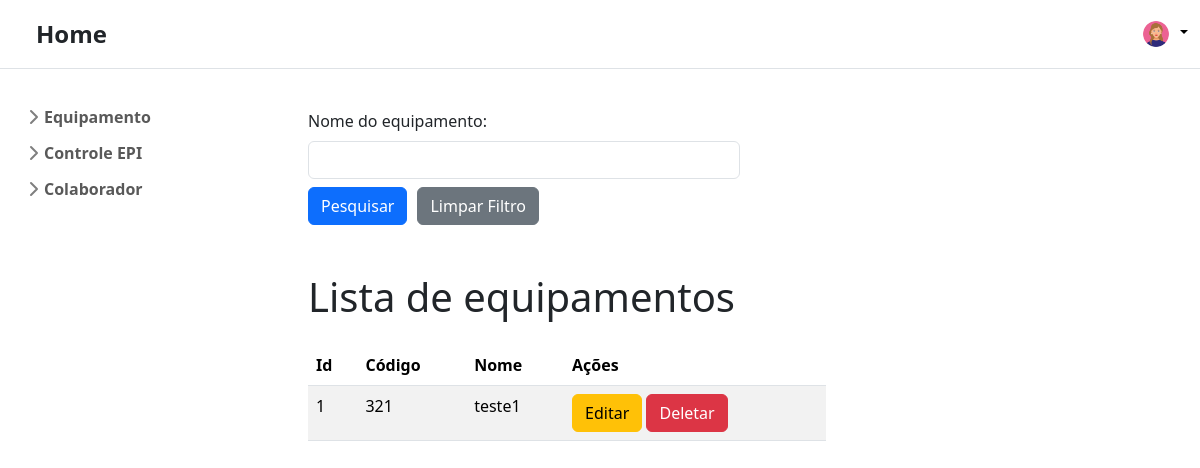
/listarEquipamento/, run on an earlier commit of the app's database.
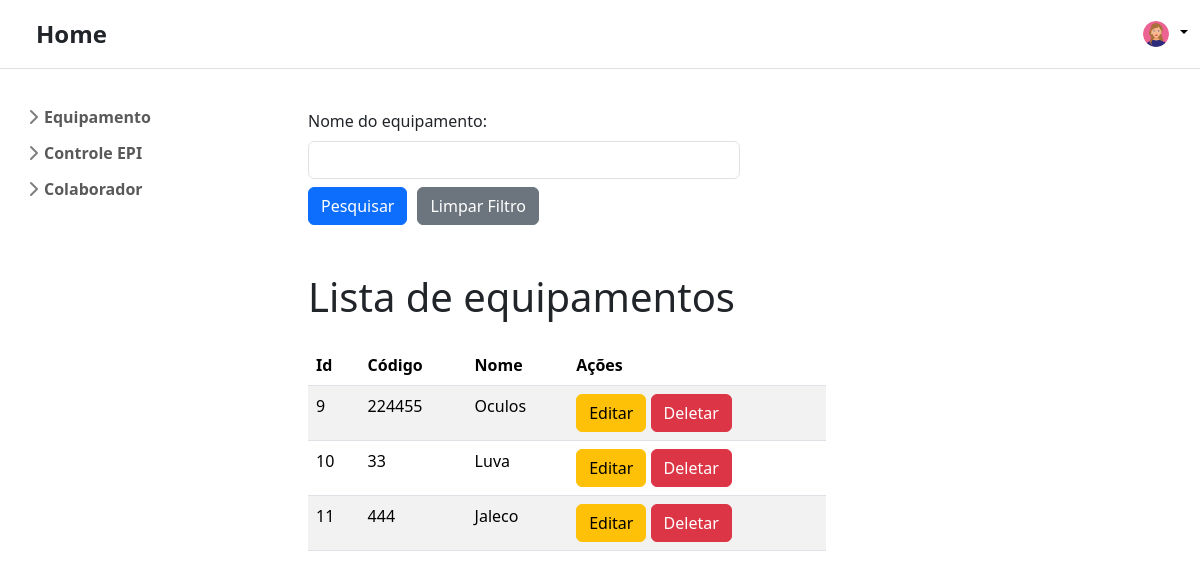
And on a later commit of the database.
### app_produtos/models.py (models this page shows, shortened)
class CadastrarEquipamento(models.Model):
    cod_equipamento = models.IntegerField()
    nome_equipamento = models.CharField(max_length=100)

### app_produtos/views.py (the view)
# urls.py: path("listarEquipamento/", views.listar_equipamento, name="listar_equipamento"),
def listar_equipamento(request):
    values = CadastrarEquipamento.objects.all()
    cod_equipamento = request.GET.get('cod_equipamento')
    nome_equipamento = request.GET.get('nome_equipamento')
    if nome_equipamento:
        values = values.filter(nome_equipamento__icontains=nome_equipamento)
    return render(request, 'app_produtos/globals/listarEquipamento.html', {
        "lista_equipamento": values,
        "nome_equipamento": nome_equipamento
    })

### app_produtos/templates/app_produtos/globals/listarEquipamento.html (shortened to what this page needs)
{% extends "app_produtos/index.html" %}
{% block content %}
<div class="container justify-content-center mt-2">
  <form action="{% url 'listar_equipamento' %}" method="get">
    <div class="form-group">
      <label class="form-label" for="nome_equipamento">Nome do equipamento:</label>
      <input class="form-control w-50" type="text" name="nome_equipamento" id="nome_equipamento" value="{{ nome_equipamento|default:'' }}"/>
    </div>
    <div class="d-flex mt-2" style="gap: 10px;">
        <button class="w-10 btn btn-primary btn-md"  type="submit">Pesquisar</button>
        <a class="w-10 btn btn-secondary btn-md" href="{% url 'listar_equipamento' %}">Limpar Filtro</a>
      </div>
  </form>
</div>
{% if lista_equipamento %}
<div class="container mt-5">
  <h1 class="text-start mb-4" >Lista de equipamentos</h1>
  <table class="table table-striped" style="width: 60%;">
    <thead>
      <tr>
        <th>Id</th>
        <th>Código</th>
        <th>Nome</th>
        <th>Ações</th>
      </tr>
    </thead>
    <tbody>
      {% for item in lista_equipamento %}
      <tr>
        <td>{{ item.id }}</td>
        <td>{{ item.cod_equipamento }}</td>
        <td>{{ item.nome_equipamento }}</td>
        <td>
            <a href="/editarEquipamento/{{ item.id }}" class="btn btn-warning">Editar</a>
            <button class="btn btn-danger" data-bs-toggle="modal" data-bs-target="#confirmDeleteModal" onclick="setDeleteUrl('/deletarEquipamento/{{ item.id }}')">Deletar</button>
        </td>
      </tr>
      {% endfor %}
    </tbody>
  </table>
</div>
{% else %}
<div class="container mt-3">
  <p class="text-center h3">Nenhum equipamento encontrado</p>
</div>
{% endif %} {% endblock content %}

### app_produtos/templates/app_produtos/index.html (shortened to what this page needs)
{% load static %}
<!DOCTYPE html>
<html lang="pt-br">
  <head>
    <link href="https://cdn.jsdelivr.net/npm/bootstrap@5.3.3/dist/css/bootstrap.min.css" rel="stylesheet" />
    <link rel="stylesheet" href="https://cdn.jsdelivr.net/npm/bootstrap-icons@1.11.3/font/bootstrap-icons.min.css">
  </head>
  <body
    class="d-grid vh-100"
    style="
      grid-template-rows: auto 1fr;
      grid-template-columns: auto 1fr;
      grid-template-areas:
        'header header'
        'sidebar main';
    "
  >
    {% include 'app_produtos/partials/header.html' %} {% include 'app_produtos/partials/sidebar.html' %}
    <main class="p-3" style="grid-area: main">{% block content %} {% endblock content %}</main>
  </body>
</html>

### app_produtos/templates/app_produtos/partials/header.html (shortened to what this page needs)
{% load static %}
<header class="py-3 mb-3 border-bottom" style="grid-area: header">
  <div class="container-fluid d-flex gap-3 align-items-center">
    <div class="container-fluid ps-4">
      <a class="navbar-brand" href="/">
        <span class="fs-4 fw-semibold">Home</span>
      </a>
    </div>
    <div class="d-flex align-items-center">
      <div class="flex-shrink-0 dropdown">
        <a
          href="#"
          class="d-block link-body-emphasis text-decoration-none dropdown-toggle"
          data-bs-toggle="dropdown"
          aria-expanded="false"
        >
          <img src="{% static 'img/avatar-mulher.jpg' %}" alt="mdo" width="32" height="32" class="rounded-circle" />
        </a>
      </div>
    </div>
  </div>
</header>

### app_produtos/templates/app_produtos/partials/sidebar.html (shortened to what this page needs)
<div class="flex-shrink-0 p-3" style="width: 280px; grid-area: sidebar">
  <ul class="list-unstyled ps-0">
    <li class="mb-1">
      <button
        class="btn btn-toggle d-inline-flex align-items-center rounded collapsed border-0"
        data-bs-toggle="collapse"
        data-bs-target="#equipamento-collapse"
        aria-expanded="false"
      >
        Equipamento
      </button>
    </li>
    <li class="mb-1">
      <button
        class="btn btn-toggle d-inline-flex align-items-center rounded border-0 collapsed"
        data-bs-toggle="collapse"
        data-bs-target="#controle-collapse"
        aria-expanded="false"
      >
        Controle EPI
      </button>
    </li>
    <li class="mb-1">
      <button
        class="btn btn-toggle d-inline-flex align-items-center rounded border-0 collapsed"
        data-bs-toggle="collapse"
        data-bs-target="#colaborador-collapse"
        aria-expanded="false"
      >
        Colaborador
      </button>
    </li>
  </ul>
</div>

### app_produtos/templates/app_produtos/partials/sidebar.html (style rules this page uses)
.btn-toggle { display: inline-flex; align-items: center; padding: 0.25rem 0.5rem; font-weight: 600; color: rgba(0, 0, 0, 0.65); background-color: transparent; border: 0; }
.btn-toggle::before { width: 1.25em; line-height: 0; transition: transform 0.35s ease; transform-origin: 0.5em 50%; }

What changed in the data, as far as the page shows it:
removed CadastrarEquipamento: id "1", cod_equipamento "321", nome_equipamento "teste1"
added CadastrarEquipamento: id "9", cod_equipamento "224455", nome_equipamento "Oculos"
added CadastrarEquipamento: id "10", cod_equipamento "33", nome_equipamento "Luva"
added CadastrarEquipamento: id "11", cod_equipamento "444", nome_equipamento "Jaleco"
